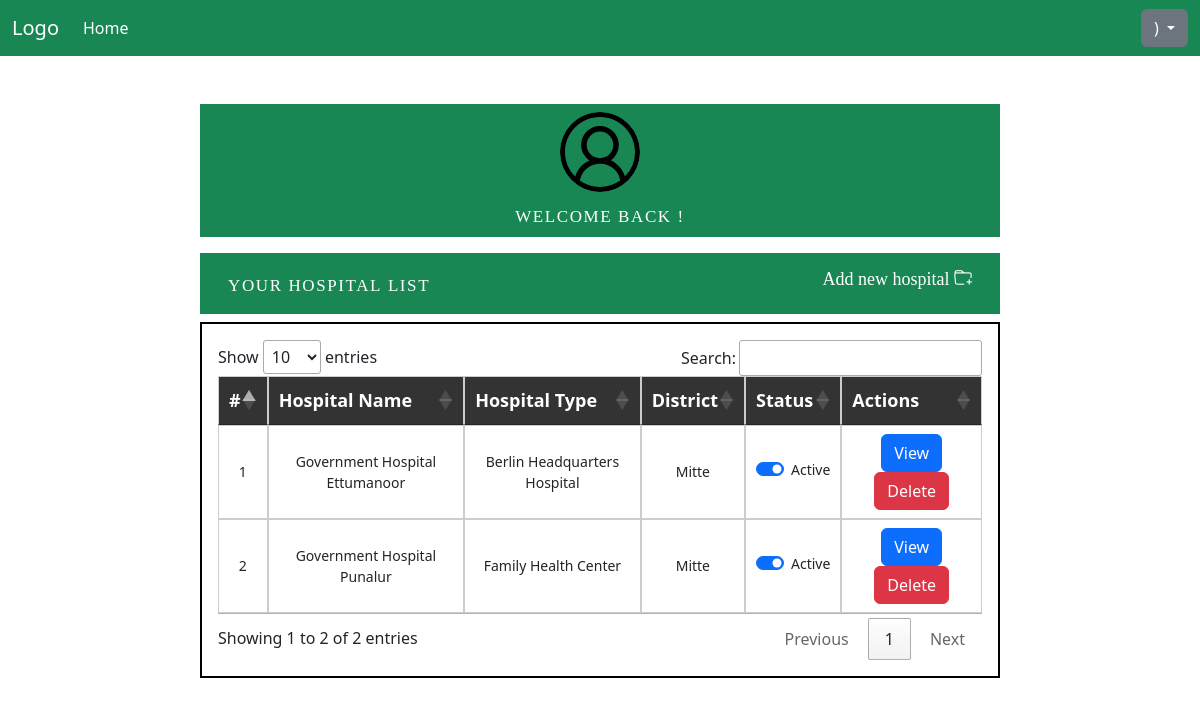
The page /home-hospital (signed in) on the database its author committed.
### userSystem/models.py (models this page shows)
class CustomUser(AbstractUser):
    phone_number= models.CharField(null=True, blank=True,max_length=10)
    user_Type = models.CharField(max_length=10, choices=userChoices,default='NULL')
    profilepic = models.ImageField(upload_to='user/profilepic/', null=True, storage=OverwriteStorage(),default='user/profilepic/default.svg')

### hospital/models.py (models this page shows, shortened)
class Hospital(models.Model):
    hos_Choices = (
            ('Berlin Headquarters Hospital', 'Berlin Headquarters Hospital'),
            ('Medical College Hospital', 'Medical College Hospital'),
            ('Family Health Center', 'Family Health Center'),
        )
    dct_Choices = (
        ('Mitte', 'Mitte'),
        ('Friedrichshain-Kreuzberg', 'Friedrichshain-Kreuzberg'),
        ('Pankow', 'Pankow'),
        ('Charlottenburg-Wilmersdorf', 'Charlottenburg-Wilmersdorf'),
        ('Spandau', 'Spandau'),
        ('Steglitz-Zehlendorf', 'Steglitz-Zehlendorf'),
        ('Tempelhof-Schöneberg', 'Tempelhof-Schöneberg'),
        ('Neukölln', 'Neukölln'),
        ('Treptow-Köpenick', 'Treptow-Köpenick'),
        ('Marzahn-Hellersdorf', 'Marzahn-Hellersdorf'),
        ('Lichtenberg', 'Lichtenberg'),
        ('Reinickendorf', 'Reinickendorf'),
    )
    name = models.CharField(max_length=100,unique=True)
    hos_type = models.CharField(max_length=100,choices=hos_Choices)
    district = models.CharField(max_length=100,null=False, choices=dct_Choices)
    createdBy =models.ForeignKey(HospitalAdmin, on_delete=models.CASCADE)
    createdOn =models.DateTimeField(auto_now_add=True)
    status=models.IntegerField(default=1)

### hospital/views.py (the view)
# urls.py: path('home-hospital', views.homeHospital, name='homeHospital'),
def homeHospital(request):
       hosAdminData = list(HospitalAdmin.objects.filter(userID_id=request.user.id).values('id','is_active'))
       for i in hosAdminData:
              if(i['is_active']):
                     hosAdminId=i['id']
       hospitalData = list(Hospital.objects.filter(createdBy=hosAdminId).values('id','name','hos_type','district','status'))
       context={'hospitalData':hospitalData}
       return render(request, "hospitalApp/home.html",context)

### hospital/templates/hospitalApp/home.html (shortened to what this page needs)
{% extends "hospitalApp/base.html" %}
{% load crispy_forms_tags %}
{% load static %}
{% block navbar %}
<section id="navbar">
    {%include 'hospitalApp/navbar.html'%}
  </section>
{% endblock navbar %}
{% block content %}
 <div class="d-flex justify-content-center">
  <div class="container-fluid  col-xl-8  col-12 m-5 " style="background-color: white; ">
    <div class="row">
      <div class="bg-success p-0 " style="text-align: center;">
        <img src="{{ user.profilepic.url }}" style="object-fit: cover;
        width: 5rem;
        height: 5rem;" class="rounded-circle m-2" >
        <h4 class="heading_font" style="color: rgb(255, 255, 255) !important;">Welcome Back ! <b>{{user.first_name}} </b> </h4>
    </div>
          <div class="wrapper bg-success mt-3">
            <div class="block-left"><h4 class="heading_font m-3" style="color: rgb(255, 255, 255) !important;">YOur hospital List </h4> </div>
            <div class="block-right">
              <a href="{% url 'addHospital' %}" style="text-decoration: none;">
             <h4 class="bottom_font m-3" style="color: rgb(255, 255, 255) !important;">Add new hospital <i class="bi bi-folder-plus"></i></i>  </h4> </div>
        </div>
        <div class="mt-2 p-3 " style="border: black 2px solid;">
          <table id="hospitalListTable" >
            <thead>
              <tr>
                  <th>#</th>
                  <th>Hospital Name</th>
                  <th>Hospital Type</th>
                  <th>District</th>
                  <th>Status</th>
                  <th>Actions</th>
              </tr>
            </thead>
            <tbody>
              {% for m in hospitalData  %}
                        <tr>
                            <td>{{ forloop.counter }}</td>
                            <td>{{m.name}}</td>
                            <td>{{m.hos_type}}</td>
                            <td>{{m.district}}</td>
                            <td>
                              {% if m.status %}
                                <div class="form-check form-switch">
                                  <label class="form-check-label" for="changeStatusBtn{{ forloop.counter }}">Active</label>
                                  <input class="form-check-input" type="checkbox" role="switch" id="changeStatusBtn{{ forloop.counter }}" value="{{m.id}}" checked onchange="changeStatus(this.id)" >
                                </div>
                              {% else %}
                                <div class="form-check form-switch">
                                  <label class="form-check-label" for="changeStatusBtn{{ forloop.counter }}">InActive</label>
                                  <input class="form-check-input" type="checkbox" role="switch" id="changeStatusBtn{{ forloop.counter }}" value="{{m.id}}" onchange="changeStatus(this.id)" >
                                </div>
                              {% endif %}
                          </td>
                            <td>
                              <form>
                                <button  class="btn btn-primary" formaction="{% url 'hospitalview' m.name %}">View</button>
                                <button  class="btn btn-danger" formaction="{% url 'hospitalDelete' m.id %}">Delete</button>
                              </form>
                            </td>
                        </tr>
                {% endfor %}
            </tbody>
        </table>
        </div>
    </div>
{% endblock content %}

### patient/static/patientApp/css/style.css (style rules this page uses)
.heading_font { font-variant-caps: all-petite-caps; font-family: poppins; font-weight: 500; letter-spacing: 0.1rem; }
.bottom_font { font-family: poppins; font-size: large; color: black; font-weight: 400; }
table { width: 100%; border-collapse: collapse; margin: 30px 0px 30px; background-color: #fff; font-size: 14px; }
table tr { height: 40px; }
table th { background: #333; color: #fff; font-weight: bold; font-size: 18px; }
table td, th { padding: 6px 6px 6px 10px; border: 1px solid #ccc; text-align:center; }
table tr:nth-of-type(odd) { background: #eee; }

### hospital/static/hospitalApp/css/style.css (style rules this page uses)
.block-left { float: left; }
.block-right { float: right; }

### rows shown on the page
CustomUser: profilepic (placeholder picture)
Hospital: name "Government Hospital Ettumanoor", hos_type "Berlin Headquarters Hospital", district "Mitte"
Hospital: name "Government Hospital Punalur", hos_type "Family Health Center", district "Mitte"
